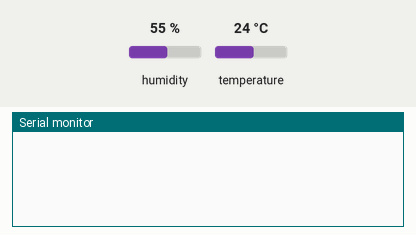
Simulated run of this sketch. Board: ESP8266 (NodeMCU). Shown: the last lines printed to the serial monitor. The inputs (shaded band) are chosen by the test bench; at power-on: temperature 24 °C, humidity 55 %. WiFi joins after 1.5 s; servers stay silent unless stated; not simulated (calls return 0 or success): secrets.h.

Above: at 3.0 s.
3.1 s: temperature set to 27 °C
At 8.0 s:
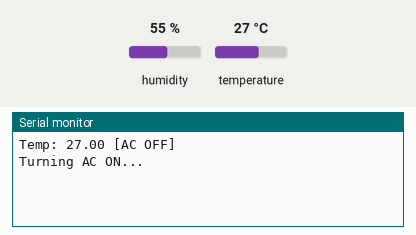
8.3 s: temperature set to 24 °C
At 13.0 s:
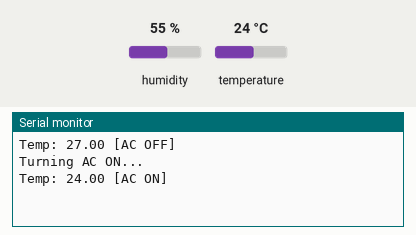
18.3 s: temperature set to 21 °C
At 23.0 s:
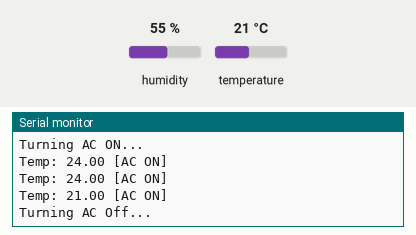

The sketch:

esp32_acremote_blynk.ino
```cpp
#include "secrets.h"
#define BLYNK_TEMPLATE_ID  SECRET_BLYNK_TEMPLATE_ID
#define BLYNK_TEMPLATE_NAME "AC Controller"
#define BLYNK_AUTH_TOKEN SECRET_BLYNK_AUTH_TOKEN

// WIFI CREDENTIALS
char ssid[] = SECRET_WIFI_SSID;
char pass[] = SECRET_WIFI_PASS;

#define BLYNK_PRINT Serial
#include <WiFi.h>
#include <WiFiClient.h>
#include <BlynkSimpleEsp32.h>
#include <DHT.h>
#include <IRremoteESP8266.h>
#include <IRsend.h>

// WIRING
const uint16_t kIrLedPin = 4;  // IR LED on GPIO 4
#define DHTPIN 27              // DHT Sensor on GPIO 27
#define DHTTYPE DHT11

DHT dht(DHTPIN, DHTTYPE);
IRsend irsend(kIrLedPin);
BlynkTimer timer;

// IR CODES
const uint16_t kRawDataLen = 212;
const uint16_t kFrequency = 38;

uint16_t rawDataOn[kRawDataLen] = {
  3798, 1978, 402, 550, 378, 1534, 382, 550,
  402, 1526, 378, 534, 430, 1502, 378, 534,
  434, 1498, 378, 550, 406, 1494, 378, 550,
  434, 1498, 346, 1538, 378, 550, 402, 1510,
  382, 546, 434, 1498, 342, 1542, 406, 1498,
  402, 1502, 378, 534, 406, 550, 370, 1542,
  406, 1494, 382, 546, 378, 562, 410, 546,
  390, 550, 430, 1502, 378, 534, 410, 550,
  402, 538, 434, 1498, 346, 1542, 378, 546,
  410, 546, 378, 566, 406, 546, 410, 1510,
  342, 1542, 406, 1494, 382, 546, 382, 558,
  410, 546, 410, 1510, 382, 550, 370, 570,
  406, 550, 370, 570, 398, 1514, 378, 550,
  406, 550, 406, 1514, 370, 1514, 406, 1494,
  378, 550, 406, 550, 370, 570, 406, 550,
  346, 594, 406, 550, 370, 570, 406, 550,
  342, 598, 406, 546, 346, 594, 406, 550,
  406, 1498, 378, 550, 406, 550, 402, 538,
  406, 550, 402, 538, 406, 550, 406, 534,
  406, 550, 402, 538, 406, 550, 402, 538,
  430, 1498, 378, 570, 378, 550, 346, 594,
  406, 550, 346, 594, 406, 550, 346, 594,
  406, 550, 346, 594, 406, 550, 406, 1514,
  346, 566, 406, 550, 406, 1510, 346, 1538,
  406, 1494, 406, 1494, 382, 550, 370, 570,
  402, 550, 374, 566, 406, 550, 406, 1514,
  338, 1546, 398, 1000
};

uint16_t rawDataOff[kRawDataLen] = {
  3746, 2030, 350, 662, 318, 1542, 322, 658,
  322, 1554, 322, 618, 346, 1554, 326, 618,
  346, 1554, 326, 630, 326, 1550, 322, 634,
  350, 1554, 342, 1542, 326, 634, 370, 1514,
  326, 606, 374, 1554, 346, 1542, 350, 1550,
  350, 1554, 322, 594, 346, 610, 390, 1518,
  374, 1526, 350, 582, 370, 570, 374, 582,
  374, 566, 398, 1534, 346, 570, 370, 582,
  374, 570, 398, 1530, 370, 1518, 346, 582,
  374, 582, 370, 570, 374, 582, 374, 1546,
  366, 1518, 374, 1526, 350, 582, 370, 570,
  374, 582, 374, 566, 398, 1534, 346, 566,
  374, 582, 374, 570, 398, 1530, 346, 602,
  346, 582, 374, 1546, 346, 1546, 370, 1514,
  346, 586, 370, 586, 370, 570, 370, 582,
  374, 566, 374, 582, 374, 570, 370, 586,
  370, 570, 370, 582, 374, 570, 370, 586,
  370, 1546, 346, 582, 370, 574, 370, 586,
  366, 570, 374, 582, 370, 570, 374, 582,
  370, 574, 370, 586, 366, 574, 374, 582,
  370, 1530, 346, 586, 370, 586, 374, 566,
  374, 582, 374, 566, 374, 586, 370, 570,
  374, 582, 370, 570, 374, 582, 394, 1518,
  346, 582, 374, 582, 374, 1546, 370, 1518,
  370, 1530, 370, 1534, 346, 566, 374, 582,
  374, 566, 398, 1530, 370, 1518, 350, 1550,
  350, 1550, 350, 1000
};

bool isAcOn = false;


void setup() {
  Serial.begin(115200);
  dht.begin();
  irsend.begin();
  Blynk.begin(BLYNK_AUTH_TOKEN, ssid, pass);
  timer.setInterval(5000L, checkTemp);
}

void loop() {
  Blynk.run();
  timer.run();
}

// CHECK TEMPERATURE AND CONTROL AC
void checkTemp() {
  float temp = dht.readTemperature();
  if (isnan(temp)) return;
  Blynk.virtualWrite(V1, temp);
  Blynk.virtualWrite(V2, isAcOn ? "ON" : "OFF");
  Serial.print("Temp: ");
  Serial.print(temp);
  Serial.println(isAcOn ? " [AC ON]" : " [AC OFF]");

  if (temp < 23 && isAcOn) {
    Serial.println("Turning AC Off...");
    irsend.sendRaw(rawDataOff, kRawDataLen, kFrequency);
    isAcOn = false;
  }
  else if (temp > 25 && !isAcOn) {
    Serial.println("Turning AC ON...");
    irsend.sendRaw(rawDataOn, kRawDataLen, kFrequency);
    isAcOn = true;
  }
}
```

Measured:
- the behaviour switches between 25 and 26 °C on temperature (found by bisection; images 0 and 1)
- the behaviour switches between 23 and 22 °C on temperature (found by bisection; images 2 and 3)
- after the input at 3.1 s, the serial monitor: prints a new line after 3.7 s (image 1)
- after the input at 8.3 s, the serial monitor: prints a new line after 3.5 s (image 2)
- after the input at 18.3 s, the serial monitor: prints a new line after 3.5 s (image 3)
